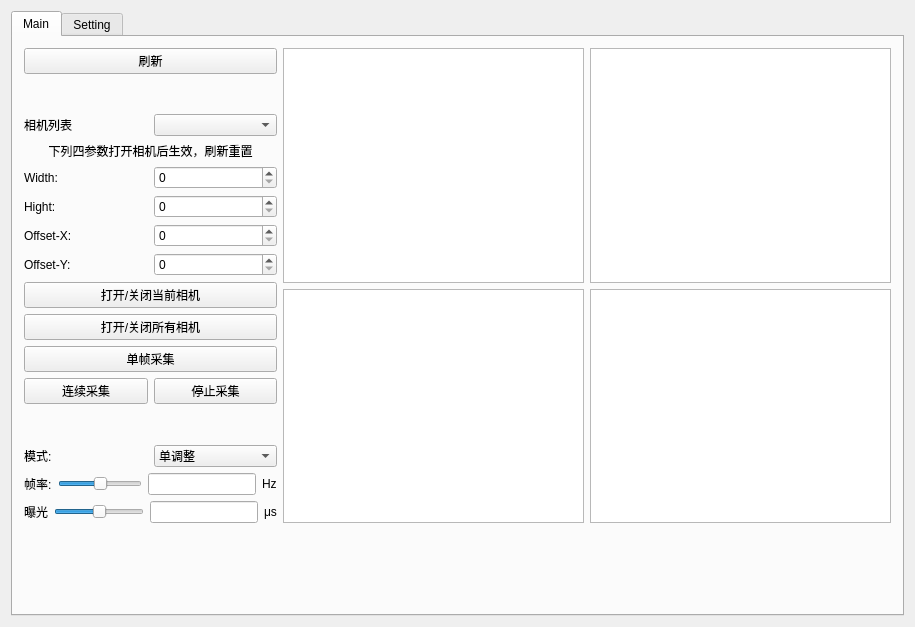
<?xml version="1.0" encoding="UTF-8"?>
<ui version="4.0">
 <class>Camera_op_ids</class>
 <widget class="QWidget" name="Camera_op_ids">
  <property name="geometry">
   <rect>
    <x>0</x>
    <y>0</y>
    <width>915</width>
    <height>627</height>
   </rect>
  </property>
  <property name="windowTitle">
   <string>Camera_op_ids</string>
  </property>
  <layout class="QGridLayout" name="gridLayout">
   <item row="0" column="0">
    <widget class="QTabWidget" name="tabWidget">
     <property name="currentIndex">
      <number>0</number>
     </property>
     <widget class="QWidget" name="Main_tab">
      <attribute name="title">
       <string>Main</string>
      </attribute>
      <layout class="QGridLayout" name="gridLayout_2">
       <item row="0" column="0">
        <layout class="QVBoxLayout" name="verticalLayout_3" stretch="1,0,0,0,0">
         <item>
          <layout class="QHBoxLayout" name="horizontalLayout_4" stretch="0,1">
           <item>
            <layout class="QVBoxLayout" name="verticalLayout_2">
             <item>
              <widget class="QPushButton" name="re_cam">
               <property name="text">
                <string>刷新</string>
               </property>
              </widget>
             </item>
             <item>
              <spacer name="verticalSpacer">
               <property name="orientation">
                <enum>Qt::Vertical</enum>
               </property>
               <property name="sizeHint" stdset="0">
                <size>
                 <width>20</width>
                 <height>40</height>
                </size>
               </property>
              </spacer>
             </item>
             <item>
              <layout class="QHBoxLayout" name="horizontalLayout_3">
               <item>
                <widget class="QLabel" name="Cam_List_text">
                 <property name="text">
                  <string>相机列表</string>
                 </property>
                </widget>
               </item>
               <item>
                <widget class="QComboBox" name="Cam_List"/>
               </item>
              </layout>
             </item>
             <item>
              <widget class="QLabel" name="label_14">
               <property name="layoutDirection">
                <enum>Qt::LeftToRight</enum>
               </property>
               <property name="text">
                <string>下列四参数打开相机后生效，刷新重置</string>
               </property>
               <property name="alignment">
                <set>Qt::AlignCenter</set>
               </property>
              </widget>
             </item>
             <item>
              <layout class="QHBoxLayout" name="horizontalLayout_15">
               <item>
                <widget class="QLabel" name="label_5">
                 <property name="text">
                  <string>Width:</string>
                 </property>
                </widget>
               </item>
               <item>
                <widget class="QSpinBox" name="spin_Wid"/>
               </item>
              </layout>
             </item>
             <item>
              <layout class="QHBoxLayout" name="horizontalLayout_16">
               <item>
                <widget class="QLabel" name="label_6">
                 <property name="text">
                  <string>Hight:</string>
                 </property>
                </widget>
               </item>
               <item>
                <widget class="QSpinBox" name="spin_Hei"/>
               </item>
              </layout>
             </item>
             <item>
              <layout class="QHBoxLayout" name="horizontalLayout_17">
               <item>
                <widget class="QLabel" name="label_7">
                 <property name="text">
                  <string>Offset-X:</string>
                 </property>
                </widget>
               </item>
               <item>
                <widget class="QSpinBox" name="spin_OffX"/>
               </item>
              </layout>
             </item>
             <item>
              <layout class="QHBoxLayout" name="horizontalLayout_18">
               <item>
                <widget class="QLabel" name="label_8">
                 <property name="text">
                  <string>Offset-Y:</string>
                 </property>
                </widget>
               </item>
               <item>
                <widget class="QSpinBox" name="spin_OffY"/>
               </item>
              </layout>
             </item>
             <item>
              <widget class="QPushButton" name="Open_new">
               <property name="text">
                <string>打开/关闭当前相机</string>
               </property>
              </widget>
             </item>
             <item>
              <widget class="QPushButton" name="Open_all">
               <property name="text">
                <string>打开/关闭所有相机</string>
               </property>
              </widget>
             </item>
             <item>
              <widget class="QPushButton" name="Sin_Save">
               <property name="text">
                <string>单帧采集</string>
               </property>
              </widget>
             </item>
             <item>
              <layout class="QHBoxLayout" name="horizontalLayout_5">
               <item>
                <widget class="QPushButton" name="Con_Save">
                 <property name="text">
                  <string>连续采集</string>
                 </property>
                </widget>
               </item>
               <item>
                <widget class="QPushButton" name="Con_Save_Stop">
                 <property name="text">
                  <string>停止采集</string>
                 </property>
                </widget>
               </item>
              </layout>
             </item>
             <item>
              <spacer name="verticalSpacer_2">
               <property name="orientation">
                <enum>Qt::Vertical</enum>
               </property>
               <property name="sizeHint" stdset="0">
                <size>
                 <width>20</width>
                 <height>40</height>
                </size>
               </property>
              </spacer>
             </item>
             <item>
              <layout class="QHBoxLayout" name="horizontalLayout_21">
               <item>
                <widget class="QLabel" name="label_13">
                 <property name="text">
                  <string>模式:</string>
                 </property>
                </widget>
               </item>
               <item>
                <widget class="QComboBox" name="comboBox">
                 <item>
                  <property name="text">
                   <string>单调整</string>
                  </property>
                 </item>
                 <item>
                  <property name="text">
                   <string>同调整</string>
                  </property>
                 </item>
                </widget>
               </item>
              </layout>
             </item>
             <item>
              <layout class="QHBoxLayout" name="horizontalLayout_19">
               <item>
                <widget class="QLabel" name="label_9">
                 <property name="text">
                  <string>帧率:</string>
                 </property>
                </widget>
               </item>
               <item>
                <widget class="QSlider" name="horizontalSlider">
                 <property name="value">
                  <number>50</number>
                 </property>
                 <property name="orientation">
                  <enum>Qt::Horizontal</enum>
                 </property>
                </widget>
               </item>
               <item>
                <widget class="QLineEdit" name="lineEdit_HZ"/>
               </item>
               <item>
                <widget class="QLabel" name="label_11">
                 <property name="text">
                  <string>Hz</string>
                 </property>
                </widget>
               </item>
              </layout>
             </item>
             <item>
              <layout class="QHBoxLayout" name="horizontalLayout_20">
               <item>
                <widget class="QLabel" name="label_10">
                 <property name="text">
                  <string>曝光</string>
                 </property>
                </widget>
               </item>
               <item>
                <widget class="QSlider" name="horizontalSlider_2">
                 <property name="value">
                  <number>50</number>
                 </property>
                 <property name="orientation">
                  <enum>Qt::Horizontal</enum>
                 </property>
                </widget>
               </item>
               <item>
                <widget class="QLineEdit" name="lineEdit_EX"/>
               </item>
               <item>
                <widget class="QLabel" name="label_12">
                 <property name="text">
                  <string>μs</string>
                 </property>
                </widget>
               </item>
              </layout>
             </item>
             <item>
              <layout class="QVBoxLayout" name="verticalLayout_4"/>
             </item>
            </layout>
           </item>
           <item>
            <layout class="QVBoxLayout" name="verticalLayout">
             <item>
              <layout class="QHBoxLayout" name="horizontalLayout">
               <item>
                <widget class="QGraphicsView" name="Camera_1"/>
               </item>
               <item>
                <widget class="QGraphicsView" name="Camera_2"/>
               </item>
              </layout>
             </item>
             <item>
              <layout class="QHBoxLayout" name="horizontalLayout_2">
               <item>
                <widget class="QGraphicsView" name="Camera_3"/>
               </item>
               <item>
                <widget class="QGraphicsView" name="Camera_4"/>
               </item>
              </layout>
             </item>
            </layout>
           </item>
          </layout>
         </item>
         <item>
          <widget class="QLabel" name="label">
           <property name="text">
            <string/>
           </property>
          </widget>
         </item>
         <item>
          <widget class="QLabel" name="label_2">
           <property name="text">
            <string/>
           </property>
          </widget>
         </item>
         <item>
          <widget class="QLabel" name="label_3">
           <property name="text">
            <string/>
           </property>
          </widget>
         </item>
         <item>
          <widget class="QLabel" name="label_4">
           <property name="text">
            <string/>
           </property>
          </widget>
         </item>
        </layout>
       </item>
      </layout>
     </widget>
     <widget class="QWidget" name="Set_tab">
      <attribute name="title">
       <string>Setting</string>
      </attribute>
      <layout class="QGridLayout" name="gridLayout_3">
       <item row="0" column="0">
        <layout class="QVBoxLayout" name="verticalLayout_5">
         <item>
          <layout class="QHBoxLayout" name="horizontalLayout_7">
           <item>
            <widget class="QLabel" name="Cam_List_text_2">
             <property name="text">
              <string>相机列表:</string>
             </property>
            </widget>
           </item>
           <item>
            <widget class="QComboBox" name="Cam_List_2"/>
           </item>
          </layout>
         </item>
         <item>
          <layout class="QHBoxLayout" name="horizontalLayout_10">
           <item>
            <widget class="QLabel" name="Cam_List_text_3">
             <property name="text">
              <string>保存盘符:</string>
             </property>
            </widget>
           </item>
           <item>
            <widget class="QComboBox" name="Cam_List_3"/>
           </item>
          </layout>
         </item>
         <item>
          <layout class="QVBoxLayout" name="verticalLayout_6">
           <item>
            <layout class="QHBoxLayout" name="horizontalLayout_11">
             <item>
              <widget class="QLabel" name="Cam_List_text_4">
               <property name="text">
                <string>Cam-1：</string>
               </property>
              </widget>
             </item>
             <item>
              <widget class="QComboBox" name="Cam_List_4"/>
             </item>
            </layout>
           </item>
           <item>
            <layout class="QHBoxLayout" name="horizontalLayout_12">
             <item>
              <widget class="QLabel" name="Cam_List_text_5">
               <property name="text">
                <string>Cam-2：</string>
               </property>
              </widget>
             </item>
             <item>
              <widget class="QComboBox" name="Cam_List_5"/>
             </item>
            </layout>
           </item>
           <item>
            <layout class="QHBoxLayout" name="horizontalLayout_13">
             <item>
              <widget class="QLabel" name="Cam_List_text_6">
               <property name="text">
                <string>Cam-3：</string>
               </property>
              </widget>
             </item>
             <item>
              <widget class="QComboBox" name="Cam_List_6"/>
             </item>
            </layout>
           </item>
           <item>
            <layout class="QHBoxLayout" name="horizontalLayout_14">
             <item>
              <widget class="QLabel" name="Cam_List_text_7">
               <property name="text">
                <string>Cam-4：</string>
               </property>
              </widget>
             </item>
             <item>
              <widget class="QComboBox" name="Cam_List_7"/>
             </item>
            </layout>
           </item>
          </layout>
         </item>
         <item>
          <layout class="QHBoxLayout" name="horizontalLayout_8">
           <item>
            <widget class="QLabel" name="Cam_hz">
             <property name="text">
              <string>帧率：</string>
             </property>
            </widget>
           </item>
           <item>
            <widget class="QLineEdit" name="Cam_hz_in"/>
           </item>
          </layout>
         </item>
         <item>
          <layout class="QHBoxLayout" name="horizontalLayout_9">
           <item>
            <widget class="QLabel" name="Cam_us">
             <property name="text">
              <string>曝光：</string>
             </property>
            </widget>
           </item>
           <item>
            <widget class="QLineEdit" name="Cam_us_in"/>
           </item>
          </layout>
         </item>
         <item>
          <layout class="QHBoxLayout" name="horizontalLayout_6">
           <item>
            <widget class="QPushButton" name="Re_button">
             <property name="text">
              <string>刷新</string>
             </property>
            </widget>
           </item>
           <item>
            <widget class="QPushButton" name="Set_button">
             <property name="text">
              <string>设置</string>
             </property>
            </widget>
           </item>
          </layout>
         </item>
        </layout>
       </item>
       <item row="0" column="1">
        <spacer name="horizontalSpacer">
         <property name="orientation">
          <enum>Qt::Horizontal</enum>
         </property>
         <property name="sizeHint" stdset="0">
          <size>
           <width>40</width>
           <height>20</height>
          </size>
         </property>
        </spacer>
       </item>
       <item row="1" column="0">
        <widget class="QLabel" name="io_set">
         <property name="text">
          <string/>
         </property>
        </widget>
       </item>
      </layout>
     </widget>
    </widget>
   </item>
  </layout>
 </widget>
 <layoutdefault spacing="6" margin="11"/>
 <resources/>
 <connections/>
</ui>
